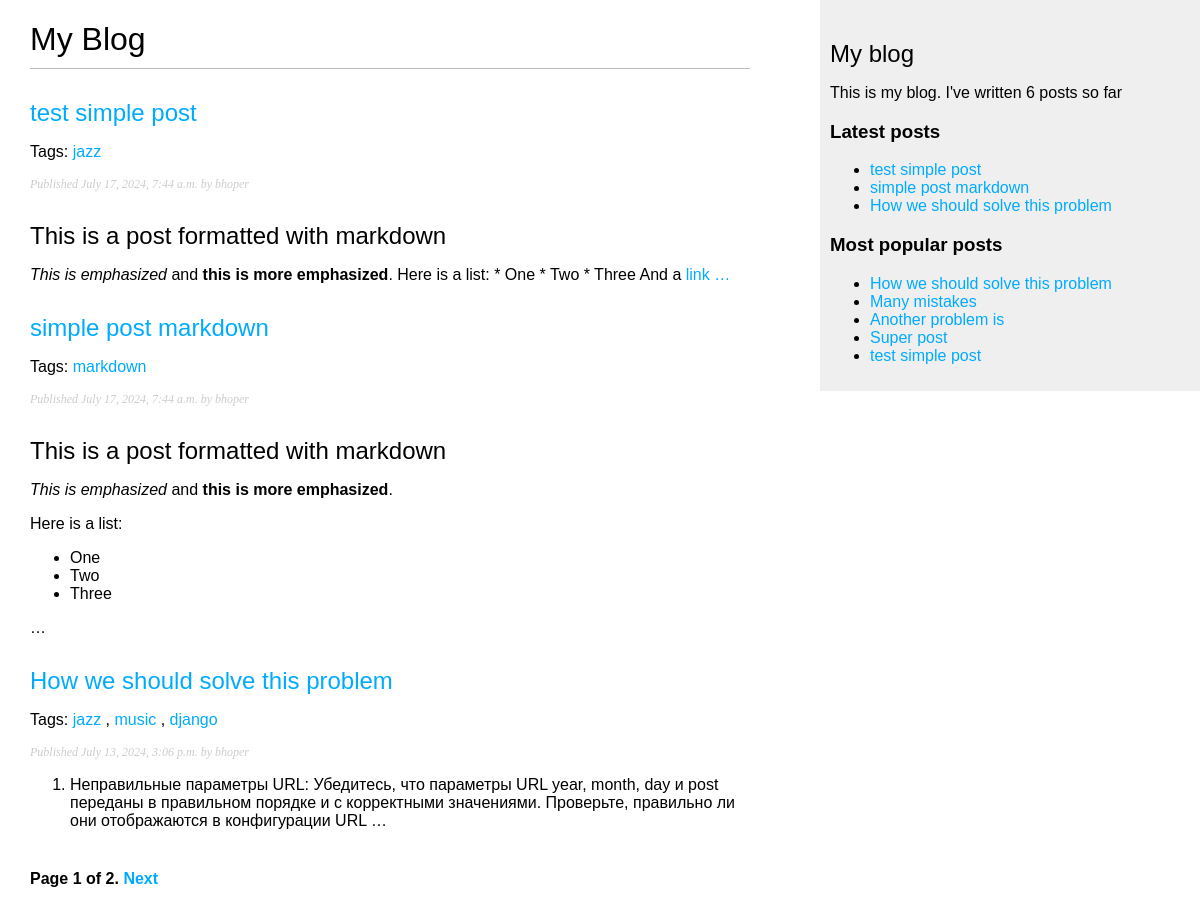
Screenshot of /blog/ with the database file from the repository.
### blog/models.py (models this page shows, shortened)
class Post(models.Model):
    class Status(models.TextChoices):
        DRAFT = 'DF', 'Draft'
        PUBLISHED = 'PB', 'Published'
    title = models.CharField(max_length=250)
    slug = models.SlugField(max_length=250, unique_for_date='publish')
    body = models.TextField()
    publish = models.DateTimeField(default=timezone.now())
    created = models.DateTimeField(auto_now_add=True)
    updated = models.DateTimeField(auto_now=True)
    status = models.CharField(max_length=2,
                              choices=Status.choices,
                              default=Status.DRAFT)
    author = models.ForeignKey(User,
                               on_delete=models.CASCADE,
                               related_name='blog_posts')
    objects = models.Manager()
    published = PublishedManager()
    tags = TaggableManager()
    class Meta:
        ordering = ['-publish']
        indexes = [
            models.Index(fields=['-publish']),
        ]
    def get_absolute_url(self):
        return reverse('blog:post_detail',
                       args=[self.publish.year,
                             self.publish.month,
                             self.publish.day,
                             self.slug])

### blog/views.py (the view)
# urls.py: path('', views.post_list, name='post_list'),
def post_list(request, tag_slug=None):
    post_list = Post.published.all()
    tag = None
    if tag_slug:
        tag = get_object_or_404(Tag, slug=tag_slug)
        post_list = post_list.filter(tags__in=[tag])
    paginator = Paginator(post_list, 3)
    page_number = request.GET.get('page',1)
    try:
        posts = paginator.page(page_number)
    except PageNotAnInteger:
        posts = paginator.page(1)
    except EmptyPage:
        posts = paginator.page(paginator.num_pages)
    return render(request,
                  'blog/post/list.html',
                  context={'posts':posts,
                           'tag':tag})

### blog/models.py (called while the page is built)
    def get_queryset(self):
        return super().get_queryset()\
                        .filter(status=Post.Status.PUBLISHED)

### blog/templatetags/blog_tags.py (called while the page is built)
@register.simple_tag
def total_posts():
    return Post.published.count()

@register.inclusion_tag('blog/post/latest_posts.html')
def show_latest_posts(count=5):
    latest_posts = Post.published.order_by('-publish')[:count]
    return {'latest_posts': latest_posts}

@register.simple_tag
def get_most_commented_posts(count=5):
    return Post.published.annotate(
        total_comments=Count('comments')
    ).order_by('-total_comments')[:count]

@register.filter(name='markdown')
def markdown_format(text):
    return mark_safe(markdown.markdown(text))

### blog/templates/blog/post/list.html (shortened to what this page needs)
{% extends "blog/base.html" %}
{% load blog_tags %}
{% block content %}
  <h1>My Blog</h1>
  {% for post in posts %}
    <h2>
      <a href="{{ post.get_absolute_url }}">
        {{ post.title }}
      </a>
    </h2>
    <p class="tags">
      Tags:
      {% for tag in post.tags.all %}
        <a href="{% url "blog:post_list_by_tag" tag.slug %}">
          {{ tag.name }}
        </a>
        {% if not forloop.last %}, {% endif %}
      {% endfor %}
    </p>
    <p class="date">
      Published {{ post.publish }} by {{ post.author }}
    </p>
    {{ post.body|markdown|truncatewords_html:30 }}
  {% endfor %}
  {% include "pagination.html" with page=posts %}
{% endblock %}

### blog/templates/blog/base.html (shortened to what this page needs)
{% load blog_tags %}
{% load static %}
<!DOCTYPE html>
<html>
<head>
  <link href="{% static "css/blog.css" %}" rel="stylesheet">
</head>
<body>
  <div id="content">
    {% block content %}
    {% endblock %}
  </div>
  <div id="sidebar">
    <h2>My blog</h2>
    <p>
      This is my blog.
      I've written {% total_posts %} posts so far
    </p>
    <h3>Latest posts</h3>
    {% show_latest_posts 3 %}
    <h3>Most popular posts</h3>
    {% get_most_commented_posts as most_commented_posts %}
    <ul>
      {% for post in most_commented_posts %}
      <li>
        <a href="{{ post.get_absolute_url }}">{{ post.title }}</a>
      </li>
      {% endfor %}
    </ul>
  </div>
</body>
</html>

### blog/templates/blog/post/latest_posts.html
<ul>
 {% for post in latest_posts %}
 <li>
 <a href="{{ post.get_absolute_url }}">{{ post.title }}</a>
 </li>
 {% endfor %}
</ul>

### blog/static/css/blog.css (style rules this page uses)
body { margin:0; padding:0; font-family:helvetica, sans-serif; }
a { color:#00abff; text-decoration:none; }
h1 { font-weight:normal; border-bottom:1px solid #bbb; padding:0 0 10px 0; }
h2 { font-weight:normal; margin:30px 0 0; }
#content { float:left; width:60%; padding:0 0 0 30px; }
#sidebar { float:right; width:30%; padding:10px; background:#efefef; height:100%; }
p.date { color:#ccc; font-family: georgia, serif; font-size: 12px; font-style: italic; }

### rows the page displays
Post: title "test simple post", publish "July 17, 2024, 7:44 a.m.", author "bhoper", body "This is a post formatted with markdown This is emphasized and this is more emphasized . Here is a list: * One * Two * Three And a link …"
Tag: name "jazz"
Post: title "simple post markdown", publish "July 17, 2024, 7:44 a.m.", author "bhoper", body "This is a post formatted with markdown This is emphasized and this is more emphasized . Here is a list: One Two Three …"
Tag: name "markdown"
Post: title "How we should solve this problem", publish "July 13, 2024, 3:06 p.m.", author "bhoper", body "Неправильные параметры URL: Убедитесь, что параметры URL year, month, day и post переданы в правильном порядке и с корректными значениями. Проверьте, правильно ли они отображаются в конфигурации URL …"
Tag: name "music"
Tag: name "django"
Post: title "Many mistakes"
Post: title "Another problem is"
Post: title "Super post"

### other values shown
{{ page.number }} "1"
{{ page.paginator.num_pages }} "2"
